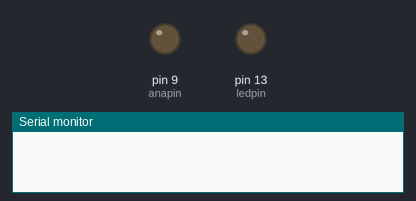
A sketch run on a simulated Arduino Uno, built with avr-gcc and run on an emulated ATmega328P. On the bench: output pins drawn as LEDs (lit = HIGH), the last lines printed to the serial monitor.

Above: at 0.34 s.
At 10.1 s:
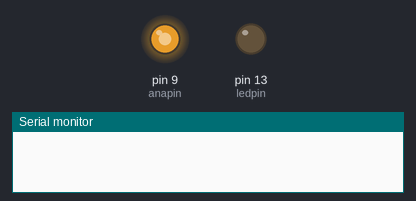
At 19.6 s:
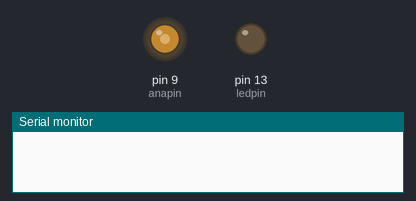
At 38.5 s:
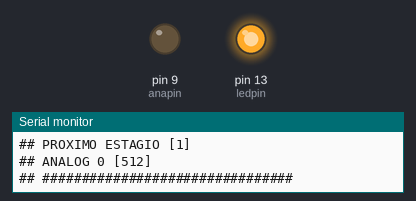
Timing chart, 0 to 40.0 s (numbered marks = the images above):
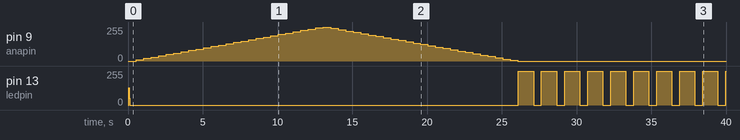

The sketch:

my_first_blink3.ino
```cpp
int ledpin = 13;
int anapin = 9;

int limite_estagios = 2;

int tempo_atraso_aceso = 0;
int tempo_atraso_apagado = 0;

int qtde_blinks = 20;


int estagio = 0;

int incomingByte = 0;

String inputString = "";
boolean stringComplete = false;


int analog0value = 0;

void setup() {
  pinMode(ledpin, OUTPUT);
  Serial.begin(9600);
  inputString.reserve(200);

}


void loop() {
   //  for (int estagio = 0; estagio <= limite_estagios; estagio++) {

      int delayFactor = analog0value;
      switch (estagio)
      {
         case 0:
              tempo_atraso_aceso = 2 * (delayFactor + 1);
              tempo_atraso_apagado = 2 * (delayFactor + 1);
              qtde_blinks = 15;
            break;
         case 1:
              tempo_atraso_aceso = 2 * (delayFactor + 1);
              tempo_atraso_apagado = 1 * (delayFactor + 1);
              qtde_blinks = 13;
            break;
         case 2:
              tempo_atraso_aceso = 4 * (delayFactor + 1);
              tempo_atraso_apagado = 3 * (delayFactor + 1);
              qtde_blinks = 10;
            break;

         default:
              tempo_atraso_aceso = 1000;
              tempo_atraso_apagado = 1000;
              qtde_blinks = 10;
            break;

      }

      for (int i = 0; i <= qtde_blinks; i++)
      {
          digitalWrite(ledpin, HIGH);
          delay(tempo_atraso_aceso);
          digitalWrite(ledpin, LOW);
          delay(tempo_atraso_apagado);
          // checkUSB();
      }

      for (int i = 0; i <= 255; i = i + 10)
      {
         analogWrite(anapin,i);
         delay(500);
      }

      for (int i = 255; i >= 0; i = i - 10)
      {
         analogWrite(anapin,i);
         delay(500);
      }
      analogWrite(anapin,0);


    if ( estagio >= limite_estagios)
    {
       estagio = 0;
    }
    else
    {
       estagio++;
    }


    analog0value = analogRead(0);
    Serial.println("## ################################");
    Serial.print("## PROXIMO ESTAGIO ["); Serial.print(estagio); Serial.println("]");
    Serial.print("## ANALOG 0 ["); Serial.print(analog0value); Serial.println("]");
    Serial.println("## ################################");
    if (stringComplete)
    {
      Serial.println(inputString);
      inputString = "";
      stringComplete = false;
    }

}

/*

mercadpcb

*/

void checkUSB(){

      if (Serial.available() > 0) {
      incomingByte = Serial.read();

      Serial.print(estagio);
      Serial.print("] ");
      Serial.println(incomingByte,DEC);
     }
}


void serialEvent(){
    Serial.println("Event received (probably from buffer)...");
    while(Serial.available()){
      char inChar = (char)Serial.read();
      inputString += inChar;
      if (inChar == '\n'){
        stringComplete = true;
      }
    }
    Serial.println(inputString);
}
```

Measured:
- by itself, pin 9 (anapin): rises from 0/255 to 255/255 in 12.5 s, then falls to 0/255 in 13.0 s
